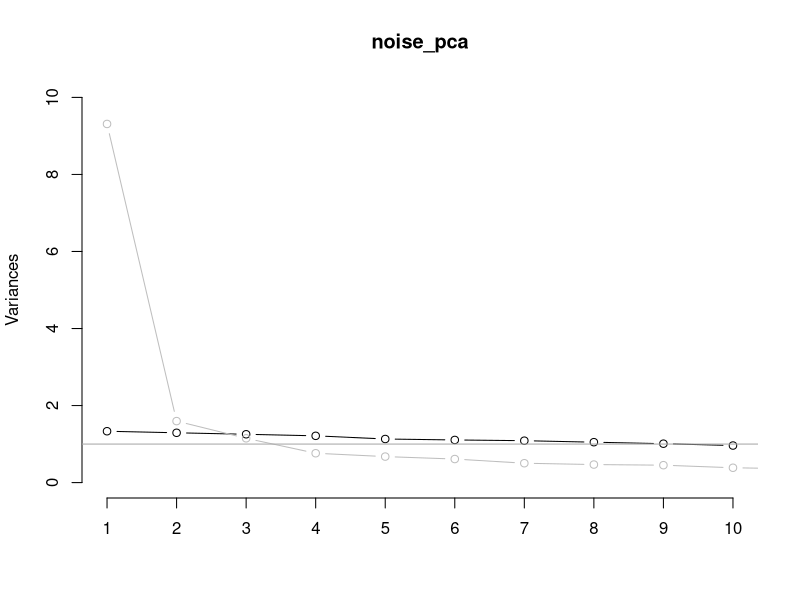
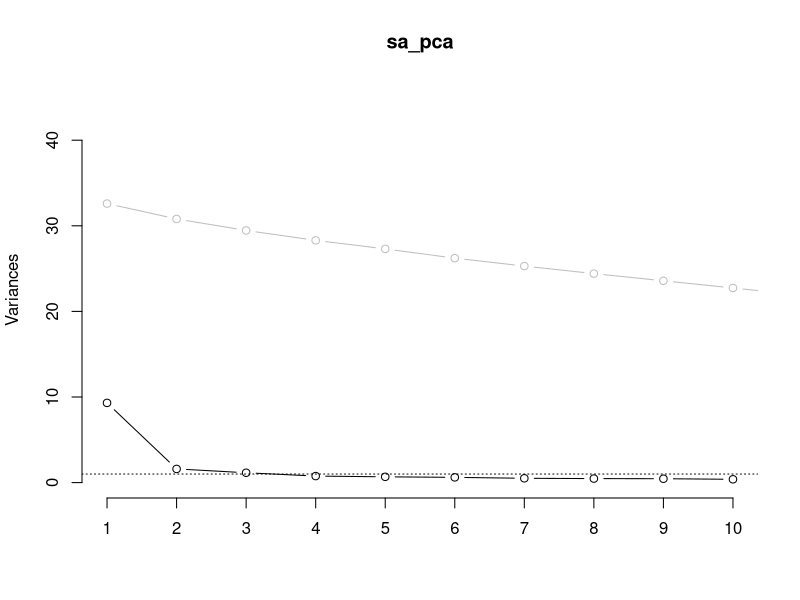
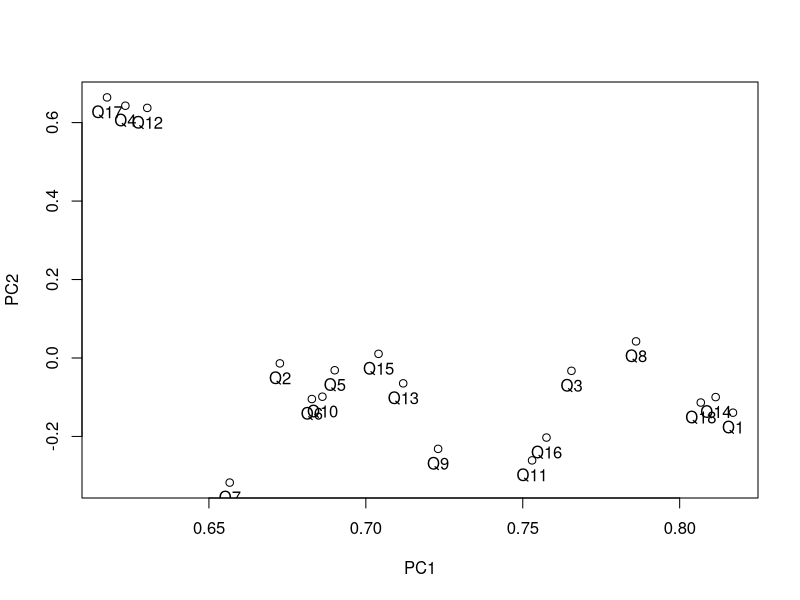

Generate these figures, in order, with R:
## ---- chunk 1
library("readxl")
sa <- read_excel("security_questions.xlsx")
## ---- chunk 2
sa_eigen <- eigen(cor(sa))
sa_eigen$values/sum(sa_eigen$values)
sa_pca <- prcomp(sa, scale. = TRUE)

library(magrittr)
noise <- data.frame(replicate(ncol(sa), rnorm(nrow(sa))))
noise_pca <- prcomp(noise, scale. = TRUE)
var_sa <- (sa_pca$sdev)^2

screeplot(noise_pca, type="lines", ylim = c(0,10))
lines(var_sa, type="b", col = "gray")
abline(h=1, col = "darkgray")
## ---- chunk 3
sa_pca <- prcomp(sa, scale. = TRUE)
sim_noise_ev <- function(n, p) {
  noise<-data.frame(replicate(p, rnorm(n)))
  eigen(cor(noise))$values
}
evalues_noise<- replicate(100, sim_noise_ev(ncol(sa), nrow(sa)))
evalues_mean <- apply(evalues_noise, 1, mean)
screeplot(sa_pca, type="lines", ylim = c(0,45))
lines(evalues_mean, type="b", col = "gray")
abline(h=1,lty ="dotted")
## ---- chunk 4
library(psych)
sa_principal <- principal(sa, nfactor=3, rotate="none", scores=TRUE)
## ---- chunk 5
sa_principal$loadings
## ---- chunk 6
sa_eigen$values[1:3] /sum(sa_eigen$values)
## ---- chunk 7
sa_principal$uniquenesses
## ---- chunk 8
plot(sa_principal$loadings)
text(sa_principal$loadings, pos=1, labels = rownames(sa_principal$loadings))
## ---- chunk 9
sa_pca_rot <- principal(sa, nfactor=3, rotate="varimax", scores=TRUE)
sa_pca_rot
## ---- chunk 10
sa_principal$loadings
sa_pca_rot$loadings
## ---- chunk 11
sa_pca_rot <- principal(sa, nfactor=3, rotate="varimax", scores=TRUE)
sa_pca_rot
